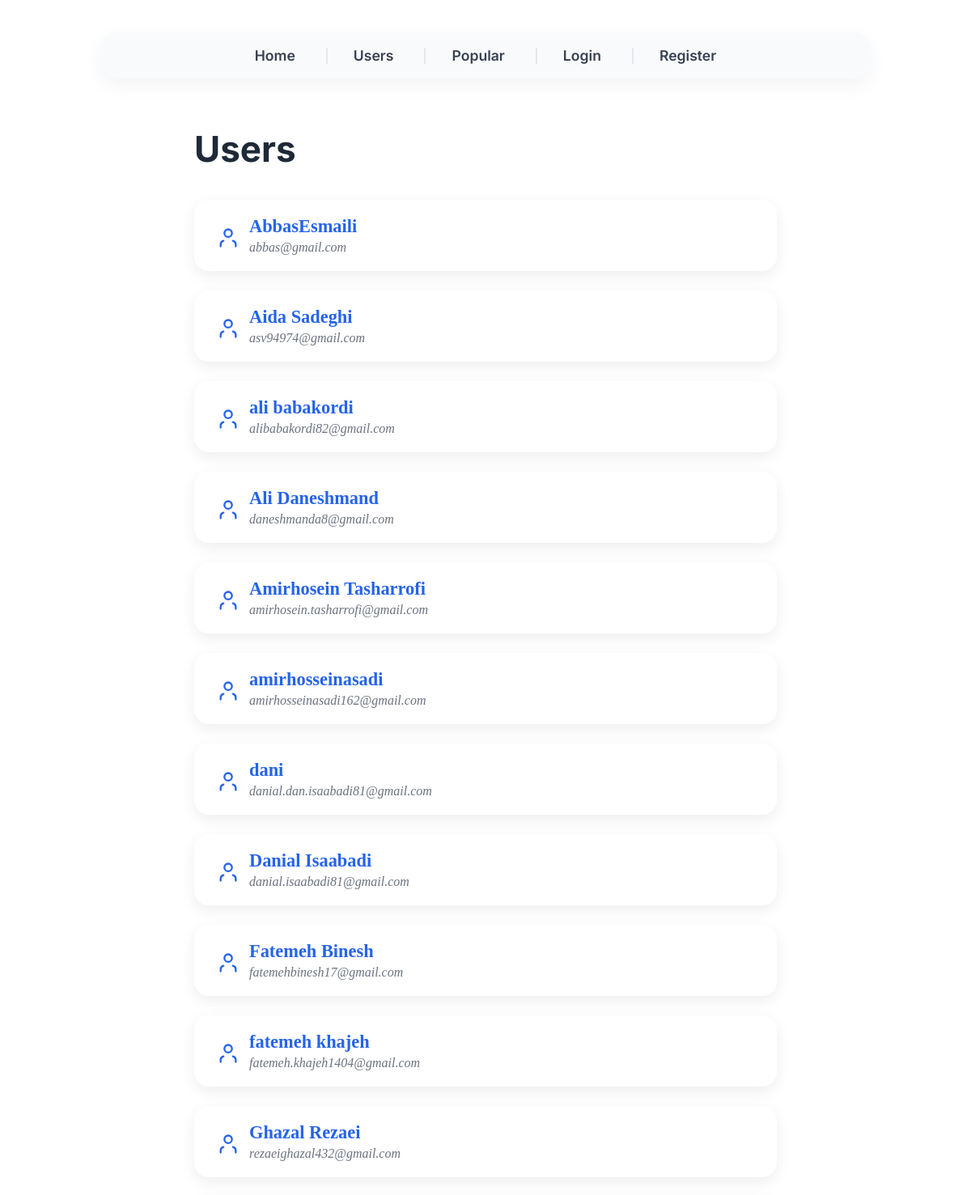
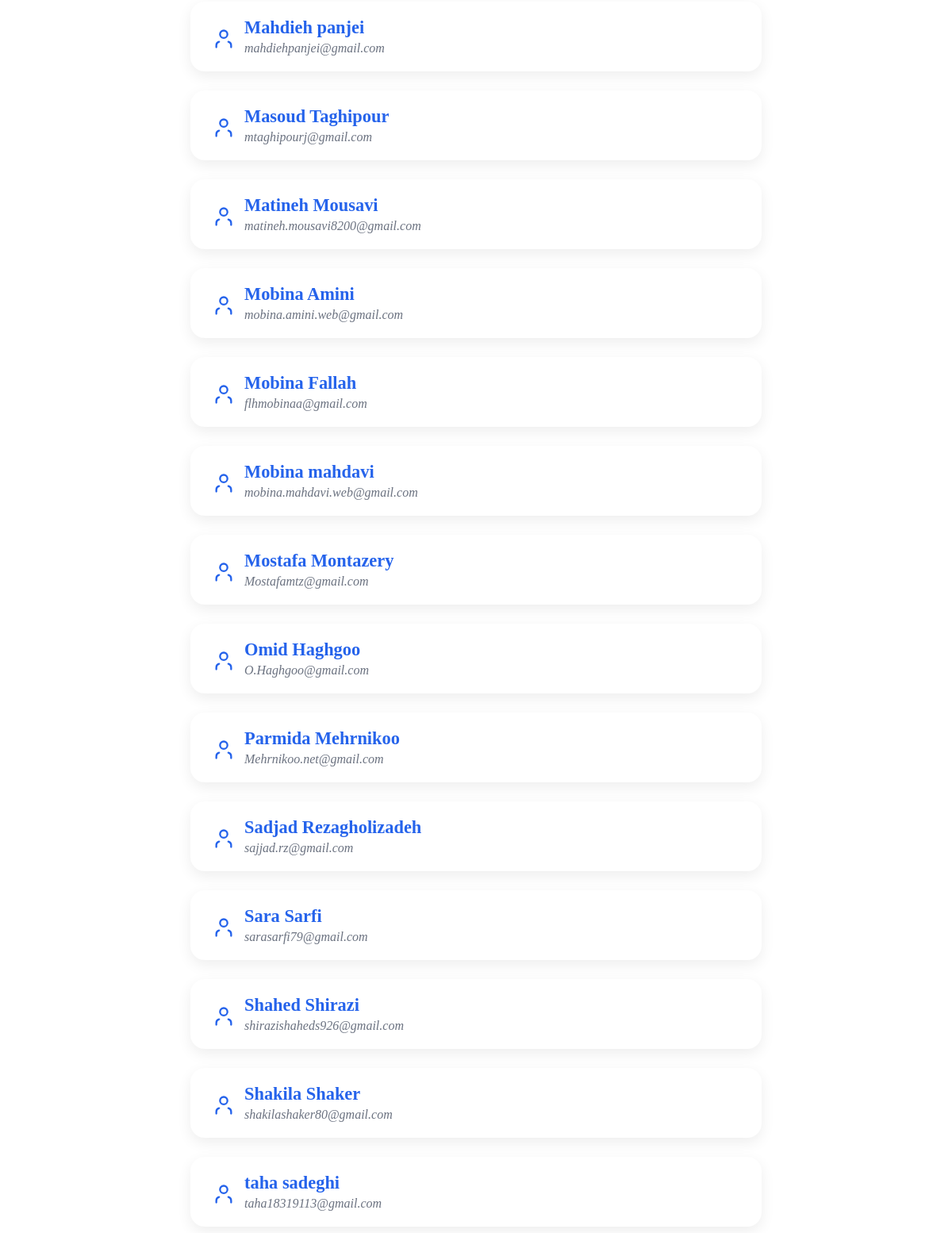
The app's page /?page=users with its own data (2 pictures, top to bottom).
### tables this page shows
CREATE TABLE `users` (
  `id` int(11) NOT NULL,
  `name` varchar(100) NOT NULL,
  `email` varchar(100) NOT NULL,
  `password` varchar(64) NOT NULL
);

### core/View.php (called while the page is built, shortened)
<?php
class View
{
    public static function render(string $view, array $data = []): void
    {
        extract($data);
        include __DIR__ . "/../views/{$view}.php";
    }
}

### controllers/UserController.php (called while the page is built, shortened)
<?php
class UserController
{
    public function index(): void
    {
        $usersList = User::getAllSorted();
        View::render('users', ['users' => $usersList]);
    }
}

### index.php (called while the page is built, shortened)
<?php
Router::route();

### models/User.php (called while the page is built, shortened)
<?php
class User
{
    public static function getAllSorted(): array
    {
        $db = Database::connect();
        $stmt = $db->query("SELECT id, name, email FROM users ORDER BY name ASC");
        return $stmt->fetchAll(PDO::FETCH_ASSOC);
    }
}

### views/users.php (the view, shortened to what this page needs)
<?php include 'views/navbar.php'; ?>
<h1>Users</h1>
<?php if (empty($users)): ?>
  <div class="no-users">No users found.</div>
<?php else: ?>
  <ul class="users-list">
    <?php foreach ($users as $user): ?>
      <li class="user-card" tabindex="0" aria-label="User <?= htmlspecialchars($user['name']) ?>">
        <div class="user-icon" aria-hidden="true">
          <svg xmlns="http://www.w3.org/2000/svg" fill="none" stroke="#2563eb" stroke-width="2" stroke-linecap="round" stroke-linejoin="round" width="28" height="28" viewBox="0 0 24 24">
            <path d="M20 21v-2a4 4 0 0 0-3-3.87"></path>
            <path d="M4 21v-2a4 4 0 0 1 3-3.87"></path>
            <circle cx="12" cy="7" r="4"></circle>
          </svg>
        </div>
        <div class="user-info">
          <strong class="user-name"><?= htmlspecialchars($user['name']) ?></strong>
          <span class="user-email"><?= htmlspecialchars($user['email']) ?></span>
        </div>
      </li>
    <?php endforeach; ?>
  </ul>
<?php endif; ?>

### core/Router.php (shortened to what this page needs)
<?php
class Router
{
    public static function route(): void
    {
        $page = $_GET['page'] ?? 'main';
        switch ($page) {
            case 'users':
                (new UserController())->index();
                break;
        }
    }
}

### views/navbar.php (shortened to what this page needs)
<nav class="navbar" role="navigation" aria-label="Main navigation">
  <ul class="nav-list">
    <li><a href="?page=main" class="nav-link">Home</a></li>
    <li><a href="?page=users" class="nav-link">Users</a></li>
    <li><a href="?page=popular" class="nav-link">Popular</a></li>
    <?php if (isset($_SESSION['user'])): ?>
      <li><a href="?page=make_post" class="nav-link">Make Post</a></li>
      <li><a href="?page=logout" class="nav-link">Logout</a></li>
      <li class="nav-welcome" aria-label="Welcome message">
        <svg xmlns="http://www.w3.org/2000/svg" class="user-icon" viewBox="0 0 24 24" fill="none" stroke="currentColor" stroke-width="2" stroke-linecap="round" stroke-linejoin="round" aria-hidden="true">
          <circle cx="12" cy="7" r="4"></circle>
          <path d="M5.5 21a7 7 0 0 1 13 0"></path>
        </svg>
        Welcome, <?= htmlspecialchars($_SESSION['user']['name']) ?>
      </li>
    <?php else: ?>
      <li><a href="?page=login" class="nav-link">Login</a></li>
      <li><a href="?page=register" class="nav-link">Register</a></li>
    <?php endif; ?>
  </ul>
</nav>

### views/navbar.php (style rules this page uses)
.navbar { max-width: 900px; margin: 40px auto 60px; padding: 0 24px; background: #f9fafb; border-radius: 16px; box-shadow: 0 8px 24px rgba(0,0,0,0.05); user-select: none; }
.nav-list { list-style: none; display: flex; flex-wrap: wrap; align-items: center; justify-content: center; gap: 32px; margin: 0; padding: 18px 0; }
.nav-list li { position: relative; }
.nav-list li:not(:last-child)::after { content: ""; position: absolute; right: -20px; top: 50%; transform: translateY(-50%); width: 2px; height: 20px; background: #e5e7eb; border-radius: 1px; }
.nav-link { font-family: 'Inter', sans-serif; font-weight: 600; font-size: 1.1rem; color: #374151; text-decoration: none; padding: 8px 20px; border-radius: 12px; transition: background-color 0.3s ease, color 0.3s ease, box-shadow 0.3s ease, transform 0.15s ease; user-select: none; }
.user-icon { width: 22px; height: 22px; stroke: #374151; }

### views/users.php (style rules this page uses)
h1 { font-family: 'Inter', sans-serif; font-weight: 700; font-size: 2.75rem; margin-bottom: 36px; color: #1f2937; user-select: none; text-align: left; max-width: 720px; margin-left: auto; margin-right: auto; }
.users-list { max-width: 720px; margin: 0 auto; list-style: none; padding: 0; display: flex; flex-direction: column; gap: 24px; }
.user-card { background-color: #ffffff; border-radius: 18px; box-shadow: 0 6px 18px rgba(0,0,0,0.07); padding: 20px 28px; display: flex; align-items: center; gap: 18px; transition: box-shadow 0.35s ease, transform 0.35s ease; cursor: default; user-select: text; outline-offset: 4px; }
.user-icon { flex-shrink: 0; }
.user-name { font-weight: 700; font-size: 1.4rem; color: #2563eb; }
.user-email { display: block; font-weight: 500; font-style: italic; font-size: 1rem; color: #6b7280; margin-top: 4px; }

### records on screen
users: name "AbbasEsmaili", email "abbas@gmail.com"
users: name "Aida Sadeghi", email "asv94974@gmail.com"
users: name "ali babakordi", email "alibabakordi82@gmail.com"
users: name "Ali Daneshmand", email "daneshmanda8@gmail.com"
users: name "Amirhosein Tasharrofi", email "amirhosein.tasharrofi@gmail.com"
users: name "amirhosseinasadi", email "amirhosseinasadi162@gmail.com"
users: name "dani", email "danial.dan.isaabadi81@gmail.com"
users: name "Danial Isaabadi", email "danial.isaabadi81@gmail.com"
users: name "Fatemeh Binesh", email "fatemehbinesh17@gmail.com"
users: name "fatemeh khajeh", email "fatemeh.khajeh1404@gmail.com"
users: name "Ghazal Rezaei", email "rezaeighazal432@gmail.com"
users: name "Mahdieh panjei", email "mahdiehpanjei@gmail.com"
users: name "Masoud Taghipour", email "mtaghipourj@gmail.com"
users: name "Matineh Mousavi", email "matineh.mousavi8200@gmail.com"
users: name "Mobina Amini", email "mobina.amini.web@gmail.com"
users: name "Mobina Fallah", email "flhmobinaa@gmail.com"
users: name "Mobina mahdavi", email "mobina.mahdavi.web@gmail.com"
users: name "Mostafa Montazery", email "Mostafamtz@gmail.com"
users: name "Omid Haghgoo", email "O.Haghgoo@gmail.com"
users: name "Parmida Mehrnikoo", email "Mehrnikoo.net@gmail.com"
users: name "Sadjad Rezagholizadeh", email "sajjad.rz@gmail.com"
users: name "Sara Sarfi", email "sarasarfi79@gmail.com"
users: name "Shahed Shirazi", email "shirazishaheds926@gmail.com"
users: name "Shakila Shaker", email "shakilashaker80@gmail.com"
users: name "taha sadeghi", email "taha18319113@gmail.com"
